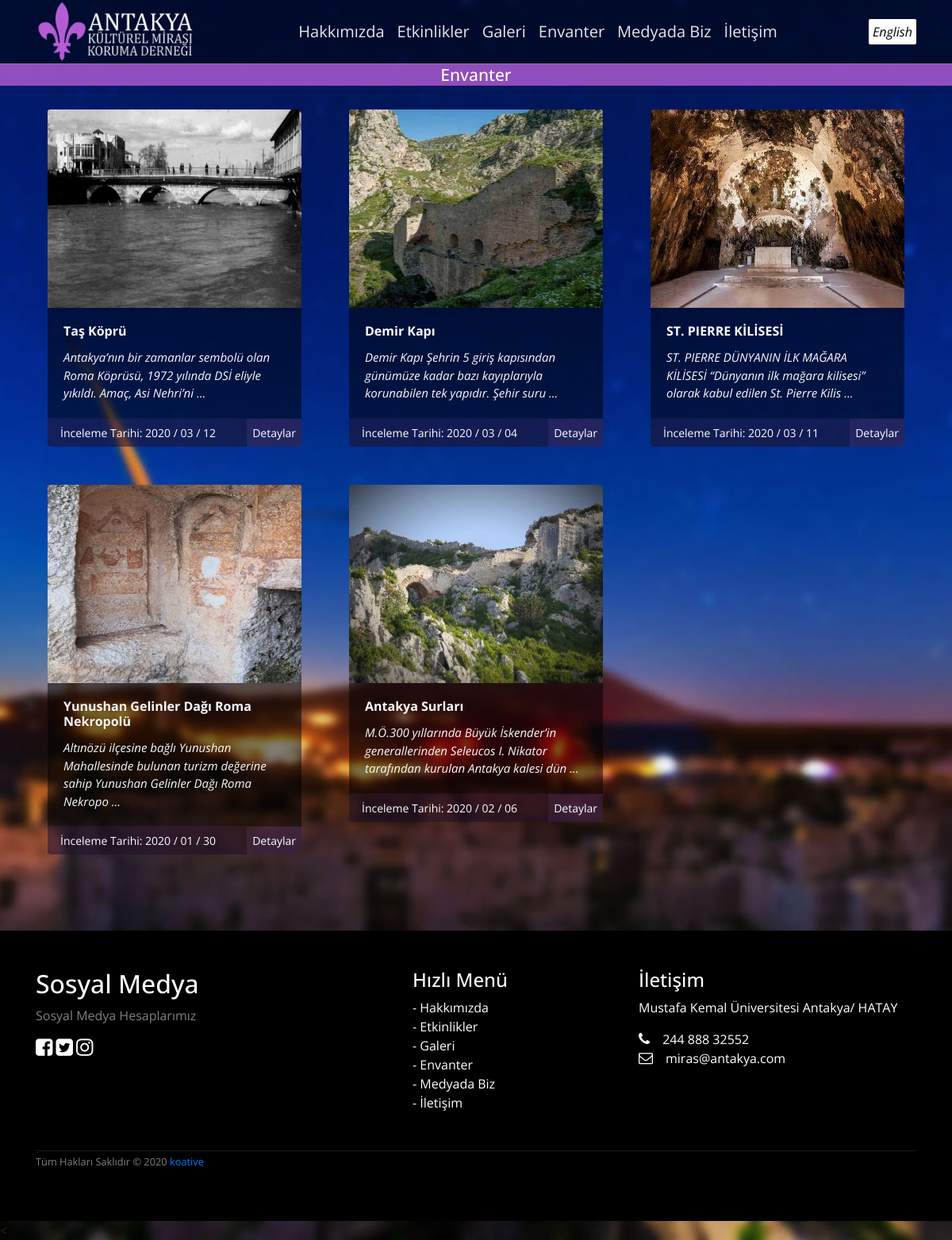
The page /envanter.php on the database its author committed.
### tables this page shows
CREATE TABLE `control` (
  `c_id` int(11) NOT NULL,
  `c_logo` varchar(250) NOT NULL,
  `c_logo_en` varchar(250) NOT NULL,
  `c_twitter` varchar(100) NOT NULL,
  `c_facebook` varchar(100) NOT NULL,
  `c_instagram` varchar(100) NOT NULL,
  `c_adres` varchar(250) NOT NULL,
  `c_adres_en` varchar(250) NOT NULL,
  `c_telefon` varchar(50) NOT NULL,
  `c_title` varchar(500) NOT NULL,
  `c_title_en` varchar(250) NOT NULL,
  `c_keywords` varchar(500) NOT NULL,
  `c_email` varchar(250) NOT NULL,
  `c_footer_social` varchar(250) NOT NULL,
  `c_footer_social_en` varchar(250) NOT NULL,
  `c_atif` varchar(250) NOT NULL,
  `c_atif_en` varchar(250) NOT NULL,
  `c_description` varchar(500) NOT NULL,
  `c_about` varchar(2000) NOT NULL,
  `c_about_en` varchar(2000) NOT NULL,
  `c_about_p` varchar(250) NOT NULL,
  `c_bg` varchar(500) NOT NULL
);

CREATE TABLE `content` (
  `c_id` int(11) NOT NULL,
  `c_title` varchar(250) NOT NULL,
  `c_title_en` varchar(250) NOT NULL,
  `c_description` mediumtext NOT NULL,
  `c_description_en` mediumtext NOT NULL,
  `c_date` varchar(250) NOT NULL
);

CREATE TABLE `photos` (
  `c_id` int(11) NOT NULL,
  `id` int(11) NOT NULL,
  `url` varchar(250) NOT NULL,
  `upload_time` varchar(250) NOT NULL
);

### lang/tr.php (called while the page is built)
<?php
$sql= "select * from control";
$result = $conn->query($sql);
$row = $result->fetch_assoc();
$lang = array(
"ico" => "assets/img/static/site-ico.png",
"logo" => $row["c_logo"],
"dil" => "English",
"medyada_biz" => "Medyada Biz",
"projeler" => "Projeler",
"etkinlikler" =>"Etkinlikler",
"galeri" =>"Galeri",
"hakkimizda" =>"Hakkımızda",
"iletisim" => "İletişim",
"envanter" => "Envanter",
"sosyal_medya" =>"Sosyal Medya",
"sosyal_medya_bilgi" =>$row["c_footer_social"],
"devamini_gor_button" =>"Devamını Gör",
"atif" =>$row["c_atif"],
"hizli_menu" =>"Hızlı Menü",
"detaylar" => "Detaylar",
"email"=>$row["c_email"],
"adres"=>$row["c_adres"],
"telefon"=>$row["c_telefon"],
"facebook"=>$row["c_facebook"],
"twitter" =>$row["c_twitter"],
"instagram"=>$row["c_instagram"],
"hakkimizda_aciklama"=>$row["c_about"],
"hakkimizda_p"=>$row["c_about_p"],
"c_bg"=>$row["c_bg"],
"c_send_message"=>"Mesaj Gönder",
"c_name"=>"Adınız",
"c_mail"=>"Mail Adresiniz",
"c_mesaj"=>"Mesajınız",
"c_gonder"=>"Gönder",
"c_konu" =>"Konu",
"sonraki"=>"Sonraki",
"onceki"=>"Önceki",
"eklenme_tarihi"=>"Eklenme Tarihi",
);
?>

### envanter.php (the view, shortened to what this page needs)
<?php include 'header.php';
$sql = "select * from content order by c_id DESC";
    $result = $conn->query($sql);
?>
<div class="bg navPad">
<div class="container-fluid">
    <h1 class="bScoo text-center "><?php echo $lang["envanter"] ?></h1>
</div>
<div class="container">
            <div class="card-deck">
<?php while($row=$result->fetch_assoc()){ ?>
                <div class="col-sm-6 col-md-4 col-lg-4 ">
                    <div class="card text-left mb-5"style="background: rgba(0, 0, 0, 0.5)!important;">
                       <a  href="detay.php?id=<?php echo $row["c_id"] ?>" class="img-link"><img style="height:250px; "src="assets/uploads/content/<?php
                       $id=$row["c_id"];
                       $sql_im="select url from photos where c_id=$id order by rand()";
                       $result2 = $conn->query($sql_im);
                       $row2=$result2->fetch_assoc();
                       echo $row2["url"];
                       ?>" class="card-img-top" alt="..."></a>
                           <div class="card-body">
                    <h6 class="card-title text-light"><?php if($_SESSION["lang"]=="tr") echo substr($row["c_title"],0,48); else echo substr($row["c_title_en"],0,48);?></h6>
                    <p class="card-text text-light"><?php if($_SESSION["lang"]=="tr") echo substr($row["c_description"],0,120)." ..."; else echo substr($row["c_description_en"],0,120)."...";?></p>
</div>
                    <div class="card-footer">
                            <small class="text-muted text-center ml-3">İnceleme Tarihi:  <?php echo "  ".str_replace("-"," / ",$row["c_date"]);?></small>
                            <a class="card-link float-right" href="detay.php?id=<?php echo $row["c_id"] ?>"><?php  echo $lang["detaylar"];?> </a>
                        </div>
                    </div>
                </div>
<?php } ?>
</div>
</div>
<?php include 'footer.php'; ?>

### header.php (shortened to what this page needs)
<?php
include 'admin/settings/connect_db.php';
if (!isset($_SESSION["lang"])) {
    require("lang/tr.php"); $_SESSION["lang"]="tr";
} else {
    require("lang/" . $_SESSION['lang'] . ".php");
}
?>
<!doctype html>
<html lang="en">
<head>
    <link rel="stylesheet" href="assets/css/mobile.css">
    <link rel="stylesheet" href="assets/css/bootstrap.min.css">
    <link rel="stylesheet" href="assets/css/main.css">
    <link rel="stylesheet" href="assets/css/card-slider.css >
    <link rel="stylesheet" href="assets/css/jquery.fancybox.min.css" media="screen">
    <link rel="stylesheet" href="https://stackpath.bootstrapcdn.com/font-awesome/4.7.0/css/font-awesome.min.css">
</head>
<body onload="document.body.style.opacity='1'">
    <nav class="navbar navbar-expand-lg fixed-top" id="menu-sc">
        <div class="container menu-x">
            <a class="navbar-brand" href="index.php"><?php echo  '<img src="' . $lang["logo"] . '">' ?></a>
            <div class="collapse navbar-collapse" id="navbarResponsive">
                <ul class="navbar-nav ml-auto">
                <li class="nav-item">
                        <a class="nav-link" href="hakkimizda.php"><?php echo $lang["hakkimizda"]; ?></a>
                    </li>
                    <li class="nav-item">
                        <a class="nav-link" href="etkinlikler.php"><?php echo $lang["etkinlikler"]; ?></a>
                    </li>
                    <li class="nav-item">
                        <a class="nav-link" href="galeri.php"><?php echo $lang["galeri"]; ?></a>
                    </li>
                    <li class="nav-item">
                        <a class="nav-link" href="envanter.php"><?php echo $lang["envanter"]; ?></a>
                    </li>
                    <li class="nav-item active">
                        <a class="nav-link" href="biz.php">
                            <?php echo $lang["medyada_biz"]; ?>
                        </a>
                    </li>
                    <li class="nav-item">
                        <a class="nav-link" href="iletisim.php"><?php echo $lang["iletisim"]; ?></a>
                    </li>
                </ul>
                <ul class="navbar-nav ml-auto text-center">
                    <?php if ($_SESSION["lang"] == "tr") {
                        echo "<li class='lang-select'><a class='list-group-item-light lang-select-a'href='lang.php?lang=en'>" . $lang["dil"] . "</a></li>";
                    } else if ($_SESSION["lang"] == "en") {
                        echo "<li class='lang-select'><a class='list-group-item-light lang-select-a' href='lang.php?lang=tr'>" . $lang["dil"] . "</a></li>";
                    }
                    ?>
                </ul>
            </div>
    </nav>

### footer.php (shortened to what this page needs)
  <div class="mt-5 pt-5 pb-5 footer">
        <div class="container">
            <div class="row">
                <div class="col-lg-5 col-xs-12 about-company">
                    <h2><?php echo $lang["sosyal_medya"]; ?></h2>
                    <p class="pr-5 text-white-50"><?php echo $lang["sosyal_medya_bilgi"]; ?></p>
                    <p class="media_icons"><a target="_blank" href="<?php echo $lang['facebook'] ?>"><i class="fa fa-facebook-square mr-1"></i></a><a target="_blank" href="<?php echo $lang['twitter'] ?>"><i class="fa fa-twitter-square"></i></a>
                        <a target="_blank" href="<?php echo $lang['instagram'] ?>"><i class="fa fa-instagram"></i></a>
                    </p>
                </div>
                <div class="col-lg-3 col-xs-12 links">
                    <h4 class="mt-lg-0 mt-sm-3"><?php echo $lang["hizli_menu"]; ?></h4>
                    <ul class="m-0 p-0">
                    <li>- <a href="#"><?php echo $lang["hakkimizda"]; ?></a></li>
                        <li>- <a href="#"><?php echo $lang["etkinlikler"]; ?></a></li>
                        <li>- <a href="#"><?php echo $lang["galeri"]; ?></a></li>
                        <li>- <a href="#"><?php echo $lang["envanter"]; ?></a></li>
                        <li>- <a href="#"><?php echo $lang["medyada_biz"]; ?></a></li>
                        <li>- <a href="#"><?php echo $lang["iletisim"]; ?></a></li>
                    </ul>
                </div>
                <div class="col-lg-4 col-xs-12 location">
                    <h4 class="mt-lg-0 mt-sm-4"><?php echo $lang["iletisim"]; ?></h4>
                    <p><?php echo $lang["adres"] ?></p>
                    <p class="mb-0"><i class="fa fa-phone mr-3"></i><?php echo $lang["telefon"]?></p>
                    <p><i class="fa fa-envelope-o mr-3"></i><?php echo $lang["email"] ?></p>
                </div>
            </div>
            <div class="row mt-5">
                <div class="col copyright">
                    <p class=""><small class="text-white-50"><?php echo $lang["atif"]; ?><a href="http://korayguler.com"> koative </a></small></p>
                </div>
            </div>
        </div>
    </div>
    <
</body>
</html>

### assets/css/main.css (style rules this page uses)
body { font-family: 'Open Sans', sans-serif; background-color: black; opacity: 0; transition: opacity 2s; -webkit-transition: opacity 2s; }
.bScoo { background-color: rgba(180, 92, 214, 0.8); padding-top:1px; padding-bottom: 1px; font-size: 21px!important; border-top:1px solid rgb(134, 133, 133); color:white!important; }
.card-footer { background-color: rgba(180, 92, 214, 0.1); padding: 0 !important; }
.nav-link { transition: color .2s; }
.container-fluid { padding:0!important; }
.navbar-brand img { width:10em; }
.navbar { background-color: rgba(0, 0, 0, 0.5) !important; height: 80px; }
.card-link { color: white!important; background-color: rgba(189, 119, 218, 0.1); padding: 7px !important; font-size: 14px !important; padding: 0 2px 0 2px; margin:0; }
.card { border:none!important; }
.card-title { color: white; font-weight: 700; }
.card-text { font-size:15px; font-style: italic; }
.text-muted { font-size: 14px !important; align-content: center !important; line-height:2.5; color:white!important; }
.nav-link { color: rgba(255, 255, 255, 0.9) !important; font-size: 20px; }
.footer { background-color: rgba(0, 0, 0, 1) !important; color: white; }
.footer .links ul { list-style-type: none; }
.footer .links li a { color: white; transition: color .2s; }
.footer .about-company i { font-size: 25px; }
.footer .about-company a { color: white; transition: color .2s; }
.footer .location i { font-size: 18px; }
.footer .copyright p { border-top: 1px solid rgba(255, 255, 255, 0.1); }
.lang-select-a { text-decoration: none!important; color:black; font-style: italic;border-radius: 2px !important; padding: 5px; font-weight: 400; }
.navPad { padding-top:80px; }

### rows shown on the page
control: c_logo (picture), c_footer_social "Sosyal Medya Hesaplarımız", c_adres "Mustafa Kemal Üniversitesi Antakya/ HATAY", c_telefon "244 888 32552", c_email "miras@antakya.com", c_atif "Tüm Hakları Saklıdır © 2020"
content: photos.url (picture), c_title "Taş Köprü", c_description "Antakya’nın bir zamanlar sembolü olan Roma Köprüsü, 1972 yılında DSİ eliyle yıkıldı. Amaç, Asi Nehri’ni", c_date "2020 / 03 / 12"
content: photos.url (picture), c_title "Demir Kapı", c_description "Demir Kapı Şehrin 5 giriş kapısından günümüze kadar bazı kayıplarıyla korunabilen tek yapıdır. Şehir suru", c_date "2020 / 03 / 04"
content: photos.url (picture), c_title "ST. PIERRE KİLİSESİ", c_description "ST. PIERRE DÜNYANIN İLK MAĞARA KİLİSESİ “Dünyanın ilk mağara kilisesi” olarak kabul edilen St. Pierre Kilis", c_date "2020 / 03 / 11"
content: photos.url (picture), c_title "Yunushan Gelinler Dağı Roma Nekropolü", c_description "Altınözü ilçesine bağlı Yunushan Mahallesinde bulunan turizm değerine sahip Yunushan Gelinler Dağı Roma Nekropo", c_date "2020 / 01 / 30"
content: photos.url (picture), c_title "Antakya Surları", c_description "M.Ö.300 yıllarında Büyük İskender’in generallerinden Seleucos I. Nikator tarafından kurulan Antakya kalesi dün", c_date "2020 / 02 / 06"

### other values the page prints
$lang["hakkimizda"] "Hakkımızda"
$lang["etkinlikler"] "Etkinlikler"
$lang["galeri"] "Galeri"
$lang["envanter"] "Envanter"
$lang["medyada_biz"] "Medyada Biz"
$lang["iletisim"] "İletişim"
$lang["dil"] "English"
$lang["sosyal_medya"] "Sosyal Medya"
$lang["hizli_menu"] "Hızlı Menü"
